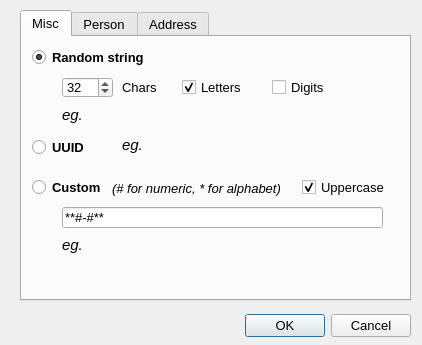
<?xml version="1.0" encoding="UTF-8"?>
<ui version="4.0">
 <class>DataGeneratorDialog</class>
 <widget class="QDialog" name="DataGeneratorDialog">
  <property name="geometry">
   <rect>
    <x>0</x>
    <y>0</y>
    <width>422</width>
    <height>345</height>
   </rect>
  </property>
  <property name="font">
   <font>
    <pointsize>10</pointsize>
   </font>
  </property>
  <property name="windowTitle">
   <string>Dialog</string>
  </property>
  <widget class="QDialogButtonBox" name="buttonBox">
   <property name="geometry">
    <rect>
     <x>70</x>
     <y>310</y>
     <width>341</width>
     <height>32</height>
    </rect>
   </property>
   <property name="orientation">
    <enum>Qt::Horizontal</enum>
   </property>
   <property name="standardButtons">
    <set>QDialogButtonBox::Cancel|QDialogButtonBox::Ok</set>
   </property>
  </widget>
  <widget class="QTabWidget" name="tabWidget">
   <property name="geometry">
    <rect>
     <x>20</x>
     <y>10</y>
     <width>391</width>
     <height>291</height>
    </rect>
   </property>
   <property name="currentIndex">
    <number>0</number>
   </property>
   <widget class="QWidget" name="misc">
    <attribute name="title">
     <string>Misc</string>
    </attribute>
    <widget class="QRadioButton" name="cmb_random_string">
     <property name="geometry">
      <rect>
       <x>10</x>
       <y>10</y>
       <width>131</width>
       <height>20</height>
      </rect>
     </property>
     <property name="font">
      <font>
       <weight>75</weight>
       <bold>true</bold>
      </font>
     </property>
     <property name="text">
      <string>Random string</string>
     </property>
     <property name="checked">
      <bool>true</bool>
     </property>
    </widget>
    <widget class="QSpinBox" name="txt_random_string_chars">
     <property name="geometry">
      <rect>
       <x>40</x>
       <y>40</y>
       <width>51</width>
       <height>21</height>
      </rect>
     </property>
     <property name="value">
      <number>32</number>
     </property>
    </widget>
    <widget class="QLabel" name="label">
     <property name="geometry">
      <rect>
       <x>100</x>
       <y>40</y>
       <width>60</width>
       <height>21</height>
      </rect>
     </property>
     <property name="text">
      <string>Chars</string>
     </property>
    </widget>
    <widget class="QCheckBox" name="chk_random_string_letters">
     <property name="geometry">
      <rect>
       <x>160</x>
       <y>40</y>
       <width>87</width>
       <height>20</height>
      </rect>
     </property>
     <property name="text">
      <string>Letters</string>
     </property>
     <property name="checked">
      <bool>true</bool>
     </property>
    </widget>
    <widget class="QCheckBox" name="chk_random_string_digits">
     <property name="geometry">
      <rect>
       <x>250</x>
       <y>40</y>
       <width>87</width>
       <height>20</height>
      </rect>
     </property>
     <property name="text">
      <string>Digits</string>
     </property>
    </widget>
    <widget class="QRadioButton" name="cmb_uuid">
     <property name="geometry">
      <rect>
       <x>10</x>
       <y>100</y>
       <width>100</width>
       <height>20</height>
      </rect>
     </property>
     <property name="font">
      <font>
       <weight>75</weight>
       <bold>true</bold>
      </font>
     </property>
     <property name="text">
      <string>UUID</string>
     </property>
    </widget>
    <widget class="QLabel" name="lbl_eg_random_string">
     <property name="geometry">
      <rect>
       <x>40</x>
       <y>70</y>
       <width>331</width>
       <height>16</height>
      </rect>
     </property>
     <property name="font">
      <font>
       <pointsize>11</pointsize>
       <italic>true</italic>
      </font>
     </property>
     <property name="text">
      <string>eg.</string>
     </property>
    </widget>
    <widget class="QLabel" name="lbl_eg_uuid">
     <property name="geometry">
      <rect>
       <x>100</x>
       <y>100</y>
       <width>271</width>
       <height>16</height>
      </rect>
     </property>
     <property name="font">
      <font>
       <pointsize>11</pointsize>
       <italic>true</italic>
      </font>
     </property>
     <property name="text">
      <string>eg.</string>
     </property>
    </widget>
    <widget class="QRadioButton" name="cmb_custom_string">
     <property name="geometry">
      <rect>
       <x>10</x>
       <y>140</y>
       <width>100</width>
       <height>20</height>
      </rect>
     </property>
     <property name="font">
      <font>
       <weight>75</weight>
       <bold>true</bold>
      </font>
     </property>
     <property name="text">
      <string>Custom</string>
     </property>
    </widget>
    <widget class="QLineEdit" name="txt_custom_string_template">
     <property name="geometry">
      <rect>
       <x>40</x>
       <y>170</y>
       <width>321</width>
       <height>21</height>
      </rect>
     </property>
     <property name="text">
      <string>**#-#**</string>
     </property>
    </widget>
    <widget class="QLabel" name="lbl_eg_uuid_2">
     <property name="geometry">
      <rect>
       <x>90</x>
       <y>143</y>
       <width>181</width>
       <height>16</height>
      </rect>
     </property>
     <property name="font">
      <font>
       <italic>true</italic>
      </font>
     </property>
     <property name="text">
      <string>(# for numeric, * for alphabet)</string>
     </property>
    </widget>
    <widget class="QLabel" name="lbl_eg_custom_string">
     <property name="geometry">
      <rect>
       <x>40</x>
       <y>200</y>
       <width>331</width>
       <height>16</height>
      </rect>
     </property>
     <property name="font">
      <font>
       <pointsize>11</pointsize>
       <italic>true</italic>
      </font>
     </property>
     <property name="text">
      <string>eg.</string>
     </property>
    </widget>
    <widget class="QCheckBox" name="chk_custom_string_uppercase">
     <property name="geometry">
      <rect>
       <x>280</x>
       <y>140</y>
       <width>87</width>
       <height>20</height>
      </rect>
     </property>
     <property name="text">
      <string>Uppercase</string>
     </property>
     <property name="checked">
      <bool>true</bool>
     </property>
    </widget>
   </widget>
   <widget class="QWidget" name="person">
    <attribute name="title">
     <string>Person</string>
    </attribute>
    <widget class="QRadioButton" name="cmb_person_first_name">
     <property name="geometry">
      <rect>
       <x>10</x>
       <y>70</y>
       <width>131</width>
       <height>20</height>
      </rect>
     </property>
     <property name="font">
      <font>
       <weight>75</weight>
       <bold>true</bold>
      </font>
     </property>
     <property name="text">
      <string>First name</string>
     </property>
     <property name="autoExclusive">
      <bool>true</bool>
     </property>
    </widget>
    <widget class="QRadioButton" name="cmb_person_last_name">
     <property name="geometry">
      <rect>
       <x>10</x>
       <y>100</y>
       <width>100</width>
       <height>20</height>
      </rect>
     </property>
     <property name="font">
      <font>
       <weight>75</weight>
       <bold>true</bold>
      </font>
     </property>
     <property name="text">
      <string>Last name</string>
     </property>
    </widget>
    <widget class="QComboBox" name="gender_selector">
     <property name="geometry">
      <rect>
       <x>10</x>
       <y>10</y>
       <width>104</width>
       <height>26</height>
      </rect>
     </property>
     <item>
      <property name="text">
       <string>Male</string>
      </property>
     </item>
     <item>
      <property name="text">
       <string>Female</string>
      </property>
     </item>
    </widget>
    <widget class="QRadioButton" name="cmb_person_suffix">
     <property name="geometry">
      <rect>
       <x>10</x>
       <y>160</y>
       <width>100</width>
       <height>20</height>
      </rect>
     </property>
     <property name="font">
      <font>
       <weight>75</weight>
       <bold>true</bold>
      </font>
     </property>
     <property name="text">
      <string>Suffix</string>
     </property>
    </widget>
    <widget class="QRadioButton" name="cmb_person_full_name">
     <property name="geometry">
      <rect>
       <x>10</x>
       <y>130</y>
       <width>100</width>
       <height>20</height>
      </rect>
     </property>
     <property name="font">
      <font>
       <weight>75</weight>
       <bold>true</bold>
      </font>
     </property>
     <property name="text">
      <string>Full name</string>
     </property>
    </widget>
    <widget class="QLabel" name="lbl_eg_person_first_name">
     <property name="geometry">
      <rect>
       <x>170</x>
       <y>70</y>
       <width>201</width>
       <height>16</height>
      </rect>
     </property>
     <property name="font">
      <font>
       <italic>true</italic>
      </font>
     </property>
     <property name="text">
      <string>eg.</string>
     </property>
    </widget>
    <widget class="QLabel" name="lbl_eg_person_last_name">
     <property name="geometry">
      <rect>
       <x>170</x>
       <y>100</y>
       <width>201</width>
       <height>16</height>
      </rect>
     </property>
     <property name="font">
      <font>
       <italic>true</italic>
      </font>
     </property>
     <property name="text">
      <string>eg.</string>
     </property>
    </widget>
    <widget class="QLabel" name="lbl_eg_person_suffix">
     <property name="geometry">
      <rect>
       <x>170</x>
       <y>160</y>
       <width>201</width>
       <height>16</height>
      </rect>
     </property>
     <property name="font">
      <font>
       <italic>true</italic>
      </font>
     </property>
     <property name="text">
      <string>eg.</string>
     </property>
    </widget>
    <widget class="QLabel" name="lbl_eg_person_full_name">
     <property name="geometry">
      <rect>
       <x>170</x>
       <y>130</y>
       <width>201</width>
       <height>16</height>
      </rect>
     </property>
     <property name="font">
      <font>
       <italic>true</italic>
      </font>
     </property>
     <property name="text">
      <string>eg.</string>
     </property>
    </widget>
    <widget class="QLabel" name="lbl_eg_person_prefix">
     <property name="geometry">
      <rect>
       <x>170</x>
       <y>40</y>
       <width>201</width>
       <height>16</height>
      </rect>
     </property>
     <property name="font">
      <font>
       <italic>true</italic>
      </font>
     </property>
     <property name="text">
      <string>eg.</string>
     </property>
    </widget>
    <widget class="QRadioButton" name="cmb_person_prefix">
     <property name="geometry">
      <rect>
       <x>10</x>
       <y>40</y>
       <width>100</width>
       <height>20</height>
      </rect>
     </property>
     <property name="font">
      <font>
       <weight>75</weight>
       <bold>true</bold>
      </font>
     </property>
     <property name="text">
      <string>Prefix</string>
     </property>
     <property name="checked">
      <bool>true</bool>
     </property>
    </widget>
   </widget>
   <widget class="QWidget" name="address">
    <attribute name="title">
     <string>Address</string>
    </attribute>
    <widget class="QLabel" name="lbl_eg_address_full">
     <property name="geometry">
      <rect>
       <x>170</x>
       <y>40</y>
       <width>211</width>
       <height>16</height>
      </rect>
     </property>
     <property name="font">
      <font>
       <italic>true</italic>
      </font>
     </property>
     <property name="text">
      <string>eg.</string>
     </property>
    </widget>
    <widget class="QRadioButton" name="cmb_address_full">
     <property name="geometry">
      <rect>
       <x>10</x>
       <y>40</y>
       <width>131</width>
       <height>20</height>
      </rect>
     </property>
     <property name="font">
      <font>
       <weight>75</weight>
       <bold>true</bold>
      </font>
     </property>
     <property name="text">
      <string>Full Address</string>
     </property>
     <property name="autoExclusive">
      <bool>true</bool>
     </property>
    </widget>
    <widget class="QRadioButton" name="cmb_address_secondary">
     <property name="geometry">
      <rect>
       <x>10</x>
       <y>70</y>
       <width>151</width>
       <height>20</height>
      </rect>
     </property>
     <property name="font">
      <font>
       <weight>75</weight>
       <bold>true</bold>
      </font>
     </property>
     <property name="text">
      <string>Secondary Address</string>
     </property>
     <property name="autoExclusive">
      <bool>true</bool>
     </property>
    </widget>
    <widget class="QLabel" name="lbl_eg_address_secondary">
     <property name="geometry">
      <rect>
       <x>170</x>
       <y>70</y>
       <width>201</width>
       <height>16</height>
      </rect>
     </property>
     <property name="font">
      <font>
       <italic>true</italic>
      </font>
     </property>
     <property name="text">
      <string>eg.</string>
     </property>
    </widget>
    <widget class="QRadioButton" name="cmb_address_street">
     <property name="geometry">
      <rect>
       <x>10</x>
       <y>100</y>
       <width>131</width>
       <height>20</height>
      </rect>
     </property>
     <property name="font">
      <font>
       <weight>75</weight>
       <bold>true</bold>
      </font>
     </property>
     <property name="text">
      <string>Street Address</string>
     </property>
     <property name="autoExclusive">
      <bool>true</bool>
     </property>
    </widget>
    <widget class="QLabel" name="lbl_eg_address_street">
     <property name="geometry">
      <rect>
       <x>170</x>
       <y>100</y>
       <width>201</width>
       <height>16</height>
      </rect>
     </property>
     <property name="font">
      <font>
       <italic>true</italic>
      </font>
     </property>
     <property name="text">
      <string>eg.</string>
     </property>
    </widget>
    <widget class="QLabel" name="lbl_eg_address_city">
     <property name="geometry">
      <rect>
       <x>170</x>
       <y>130</y>
       <width>201</width>
       <height>16</height>
      </rect>
     </property>
     <property name="font">
      <font>
       <italic>true</italic>
      </font>
     </property>
     <property name="text">
      <string>eg.</string>
     </property>
    </widget>
    <widget class="QRadioButton" name="cmb_address_city">
     <property name="geometry">
      <rect>
       <x>10</x>
       <y>130</y>
       <width>131</width>
       <height>20</height>
      </rect>
     </property>
     <property name="font">
      <font>
       <weight>75</weight>
       <bold>true</bold>
      </font>
     </property>
     <property name="text">
      <string>City</string>
     </property>
     <property name="autoExclusive">
      <bool>true</bool>
     </property>
    </widget>
    <widget class="QRadioButton" name="cmb_address_zipcode">
     <property name="geometry">
      <rect>
       <x>10</x>
       <y>160</y>
       <width>131</width>
       <height>20</height>
      </rect>
     </property>
     <property name="font">
      <font>
       <weight>75</weight>
       <bold>true</bold>
      </font>
     </property>
     <property name="text">
      <string>Zip code</string>
     </property>
     <property name="autoExclusive">
      <bool>true</bool>
     </property>
    </widget>
    <widget class="QLabel" name="lbl_eg_address_zipcode">
     <property name="geometry">
      <rect>
       <x>170</x>
       <y>160</y>
       <width>201</width>
       <height>16</height>
      </rect>
     </property>
     <property name="font">
      <font>
       <italic>true</italic>
      </font>
     </property>
     <property name="text">
      <string>eg.</string>
     </property>
    </widget>
    <widget class="QLabel" name="lbl_eg_address_state">
     <property name="geometry">
      <rect>
       <x>170</x>
       <y>190</y>
       <width>201</width>
       <height>16</height>
      </rect>
     </property>
     <property name="font">
      <font>
       <italic>true</italic>
      </font>
     </property>
     <property name="text">
      <string>eg.</string>
     </property>
    </widget>
    <widget class="QRadioButton" name="cmb_address_state">
     <property name="geometry">
      <rect>
       <x>10</x>
       <y>190</y>
       <width>131</width>
       <height>20</height>
      </rect>
     </property>
     <property name="font">
      <font>
       <weight>75</weight>
       <bold>true</bold>
      </font>
     </property>
     <property name="text">
      <string>State</string>
     </property>
     <property name="autoExclusive">
      <bool>true</bool>
     </property>
    </widget>
    <widget class="QRadioButton" name="cmb_address_country">
     <property name="geometry">
      <rect>
       <x>10</x>
       <y>10</y>
       <width>131</width>
       <height>20</height>
      </rect>
     </property>
     <property name="font">
      <font>
       <weight>75</weight>
       <bold>true</bold>
      </font>
     </property>
     <property name="text">
      <string>Country</string>
     </property>
     <property name="checked">
      <bool>true</bool>
     </property>
     <property name="autoExclusive">
      <bool>true</bool>
     </property>
    </widget>
    <widget class="QLabel" name="lbl_eg_address_country">
     <property name="geometry">
      <rect>
       <x>170</x>
       <y>10</y>
       <width>201</width>
       <height>16</height>
      </rect>
     </property>
     <property name="font">
      <font>
       <italic>true</italic>
      </font>
     </property>
     <property name="text">
      <string>eg.</string>
     </property>
    </widget>
   </widget>
  </widget>
 </widget>
 <resources/>
 <connections>
  <connection>
   <sender>buttonBox</sender>
   <signal>accepted()</signal>
   <receiver>DataGeneratorDialog</receiver>
   <slot>accept()</slot>
   <hints>
    <hint type="sourcelabel">
     <x>248</x>
     <y>254</y>
    </hint>
    <hint type="destinationlabel">
     <x>157</x>
     <y>274</y>
    </hint>
   </hints>
  </connection>
  <connection>
   <sender>buttonBox</sender>
   <signal>rejected()</signal>
   <receiver>DataGeneratorDialog</receiver>
   <slot>reject()</slot>
   <hints>
    <hint type="sourcelabel">
     <x>316</x>
     <y>260</y>
    </hint>
    <hint type="destinationlabel">
     <x>286</x>
     <y>274</y>
    </hint>
   </hints>
  </connection>
 </connections>
</ui>
